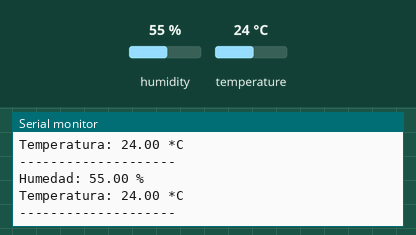
A sketch run on a simulated Arduino Uno, built with avr-gcc and run on an emulated ATmega328P. Shown: the last lines printed to the serial monitor. The inputs (shaded band) are chosen by the test bench; at power-on: humidity 55 %, temperature 24 °C.

Above: at 4.8 s.
4.9 s: humidity set to 22 %
At 7.4 s:
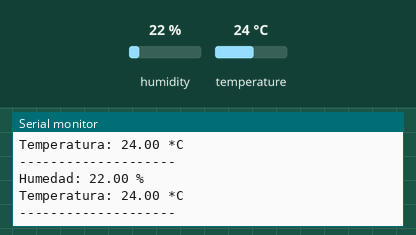
7.9 s: temperature set to 12 °C
At 8.6 s:
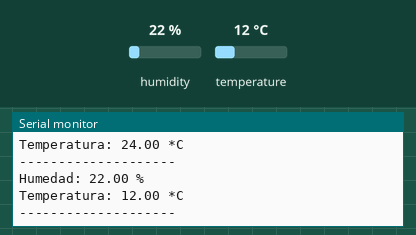
10.9 s: humidity set to 40 %
At 13.4 s:
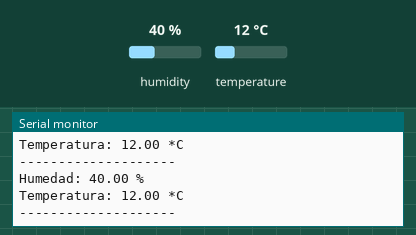
Timing chart, 0 to 14.9 s (numbered marks = the images above; inputs shaded):
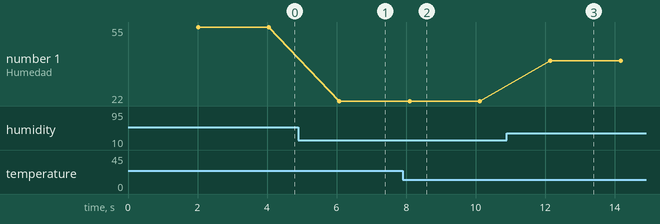

Measured:
- after the input at 4.9 s, the serial monitor: prints a new line after 1.2 s (image 1)
- after the input at 7.9 s, the serial monitor: prints a new line after 0.22 s (image 2)
- after the input at 10.9 s, the serial monitor: prints a new line after 1.2 s (image 3)
- plotted number 1: 55 → 22 after the input at 4.9 s, 22 → 40 after the input at 10.9 s

The sketch:

sketch_nov25a.ino
```cpp
// ** CONFIGURACIÓN DEL SENSOR **
#include "DHT.h"

// Define el pin al que está conectado el cable de datos (DATA) del sensor DHT
#define DHTPIN 2

// Define el tipo de sensor que estás usando (DHT11 o DHT22)
#define DHTTYPE DHT11 // Cambia a DHT22 si usas el modelo azul o blanco más preciso

// Inicializa el sensor DHT
DHT dht(DHTPIN, DHTTYPE);


void setup() {
  // Inicializa la comunicación serial para ver los datos
  Serial.begin(9600);
  Serial.println("Inicializando sensor DHT...");

  // Inicia el sensor DHT
  dht.begin();
}


void loop() {
  // Esperamos 2 segundos entre lecturas (el DHT no puede leer más rápido)
  delay(2000);

  // Lectura de humedad y temperatura
  float humedad = dht.readHumidity();
  float temperatura = dht.readTemperature();

  // Verificación de errores: si las lecturas no son números válidos (NaN), hubo un error
  if (isnan(humedad) || isnan(temperatura)) {
    Serial.println("Error al leer el sensor. Revisa las conexiones.");
    return; // Detiene la ejecución del loop y comienza de nuevo
  }

  // --- IMPRESIÓN DE RESULTADOS ---

  // Imprime Humedad
  Serial.print("Humedad: ");
  Serial.print(humedad);
  Serial.println(" %");

  // Imprime Temperatura
  Serial.print("Temperatura: ");
  Serial.print(temperatura);
  Serial.println(" *C");

  Serial.println("--------------------");
}
```
